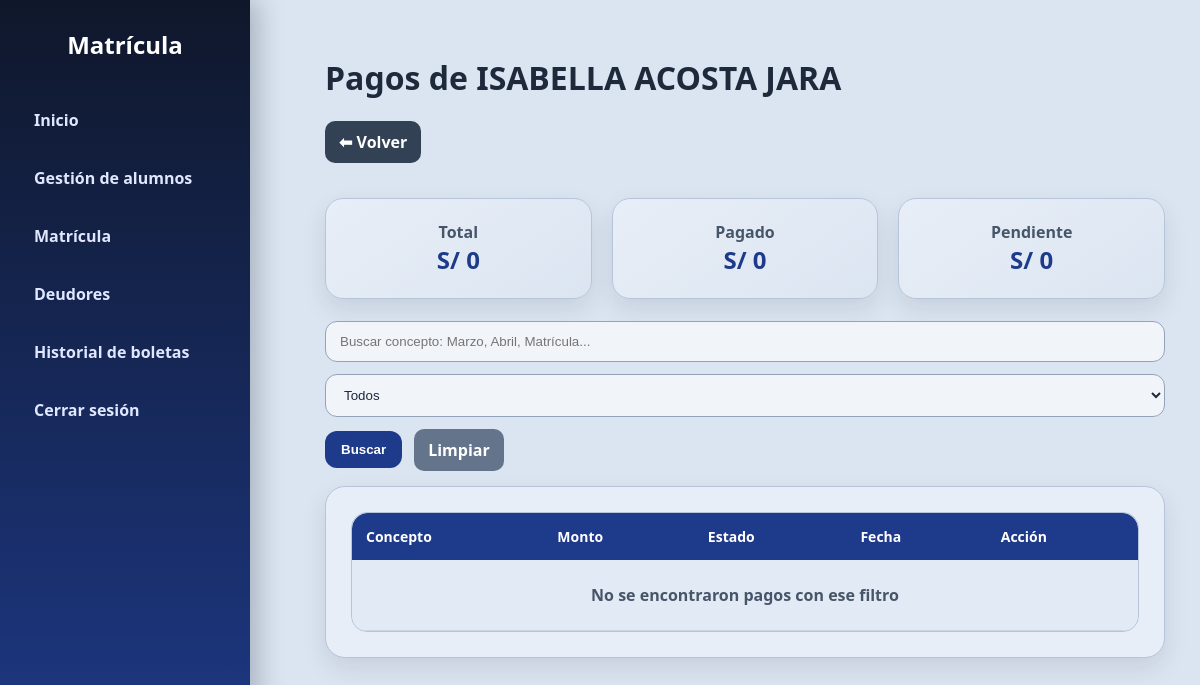
The app's page /pagos/1 (signed in), older data.
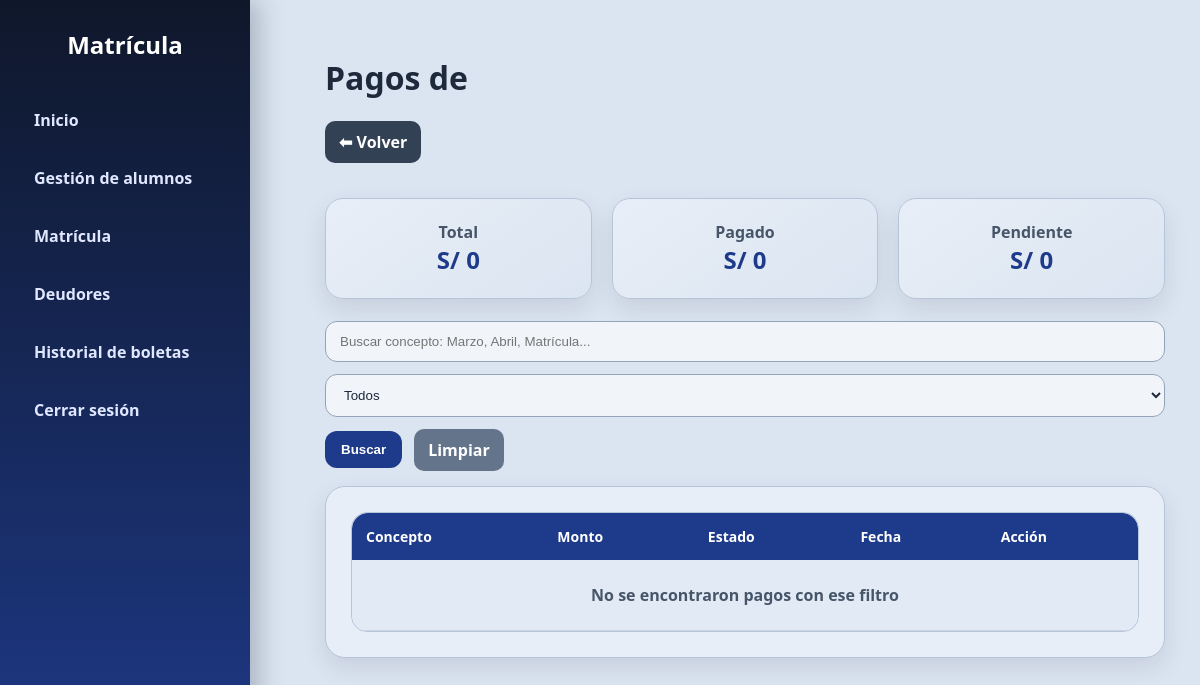
The same page, newer data.
### tables this page shows
CREATE TABLE alumnos (
        id INTEGER PRIMARY KEY AUTOINCREMENT,
        nombres TEXT NOT NULL,
        apellidos TEXT NOT NULL,
        dni TEXT,
        grado TEXT NOT NULL,
        seccion TEXT NOT NULL,
        apoderado TEXT,
        telefono TEXT,
        estado TEXT DEFAULT 'Activo'
    );

### app.py (the view)
@app.route("/pagos/<int:alumno_id>")
def ver_pagos(alumno_id):
    if "user" not in session:
        return redirect("/")
    buscar = request.args.get("buscar", "")
    estado = request.args.get("estado", "")
    conn = get_db()
    cur = conn.cursor()
    cur.execute("""
        SELECT id, nombres, apellidos
        FROM alumnos
        WHERE id=?
    """, (alumno_id,))
    alumno = cur.fetchone()
    query = """
        SELECT
            pagos.id,
            pagos.concepto,
            pagos.monto,
            pagos.estado,
            pagos.fecha_pago,

            (
                SELECT boleta_detalles.boleta_id
                FROM boleta_detalles
                WHERE boleta_detalles.pago_id = pagos.id
                ORDER BY boleta_detalles.id DESC
                LIMIT 1
            ) AS boleta_id

        FROM pagos
        WHERE pagos.alumno_id=?
    """
    params = [alumno_id]
    if buscar:
        query += " AND pagos.concepto LIKE ?"
        params.append(f"%{buscar}%")
    if estado:
        query += " AND pagos.estado=?"
        params.append(estado)
    query += " ORDER BY pagos.id ASC"
    cur.execute(query, params)
    pagos = cur.fetchall()
    cur.execute("""
        SELECT SUM(monto)
        FROM pagos
        WHERE alumno_id=?
    """, (alumno_id,))
    pendiente = cur.fetchone()[0] or 0
    try:
        cur.execute("""
            SELECT SUM(monto_recibido)
            FROM boletas
            WHERE alumno_id=?
        """, (alumno_id,))
        pagado = cur.fetchone()[0] or 0
    except:
        pagado = 0
    total = pendiente + pagado
    conn.close()
    return render_template(
        "pagos.html",
        pagos=pagos,
        alumno=alumno,
        total=total,
        pagado=pagado,
        pendiente=pendiente,
        buscar=buscar,
        estado=estado
    )

### app.py (called while the page is built)
def get_db():
    return sqlite3.connect("colegio.db")

@app.context_processor
def injectar_usuario():
    return {
        "usuario_actual": session.get("user"),
        "rol_actual": session.get("rol")
    }

### templates/pagos.html (shortened to what this page needs)
<!DOCTYPE html>
<html lang="es">
<head>
<link rel="stylesheet" href="/static/style.css">
</head>
<body>
<div class="sidebar">
    <h2>Matrícula</h2>
    <a href="/dashboard">Inicio</a>
    <a href="/alumnos">Gestión de alumnos</a>
    <a href="/matricula">Matrícula</a>
    <a href="/deudores">Deudores</a>
    <a href="/boletas">Historial de boletas</a>
    <a href="/logout">Cerrar sesión</a>
</div>
<div class="content">
<h1>Pagos de {{ alumno[1] }} {{ alumno[2] }}</h1>
<div style="display:flex; gap:10px; margin-bottom:20px;">
    <a class="btn-volver" href="/matricula">
        ⬅ Volver
    </a>
</div>
<div class="resumen">
    <div class="resumen-card total">
        <span>Total</span>
        <strong>S/ {{ total }}</strong>
    </div>
    <div class="resumen-card pagado">
        <span>Pagado</span>
        <strong>S/ {{ pagado }}</strong>
    </div>
    <div class="resumen-card pendiente">
        <span>Pendiente</span>
        <strong>S/ {{ pendiente }}</strong>
    </div>
</div>
<form class="form-buscar" method="GET" style="margin-bottom:15px;">
    <input
        type="text"
        name="buscar"
        placeholder="Buscar concepto: Marzo, Abril, Matrícula..."
        value="{{ buscar }}"
    >
    <select name="estado">
        <option value="">Todos</option>
    </select>
    <button type="submit">
        Buscar
    </button>
    <a class="btn-limpiar" href="/pagos/{{ alumno[0] }}">
        Limpiar
    </a>
</form>
<div class="card">
<div class="table-container">
<table>
<tr>
    <th>Concepto</th>
    <th>Monto</th>
    <th>Estado</th>
    <th>Fecha</th>
    <th>Acción</th>
</tr>
{% for p in pagos %}
<tr>
<td>{{ p[1] }}</td>
<td>S/ {{ p[2] }}</td>
<td>
{% if p[3] == 'Pagado' %}
    <span class="badge-pagado">Pagado</span>
{% else %}
    <span class="badge-pendiente">Pendiente</span>
{% endif %}
</td>
<td>
    {{ p[4] if p[4] else "-" }}
</td>
<td>
{% if p[3] == 'Pendiente' %}
    <a class="btn btn-success" href="/pagar/{{ p[0] }}">
        Registrar pago
    </a>
{% else %}
    {% if p[5] %}
        <a class="btn btn-primary" href="/boleta/{{ p[5] }}">
            Ver boleta
        </a>
    {% else %}
        <span class="check">✔ Pagado</span>
    {% endif %}
{% endif %}
</td>
</tr>
{% else %}
<tr>
    <td class="vacio" colspan="5">
        No se encontraron pagos con ese filtro
    </td>
</tr>
{% endfor %}
</table>
</div>
</div>
</div>
</body>
</html>

Row changes from the older to the newer data that the page shows:
removed alumnos: nombres "ISABELLA", apellidos "ACOSTA JARA"
